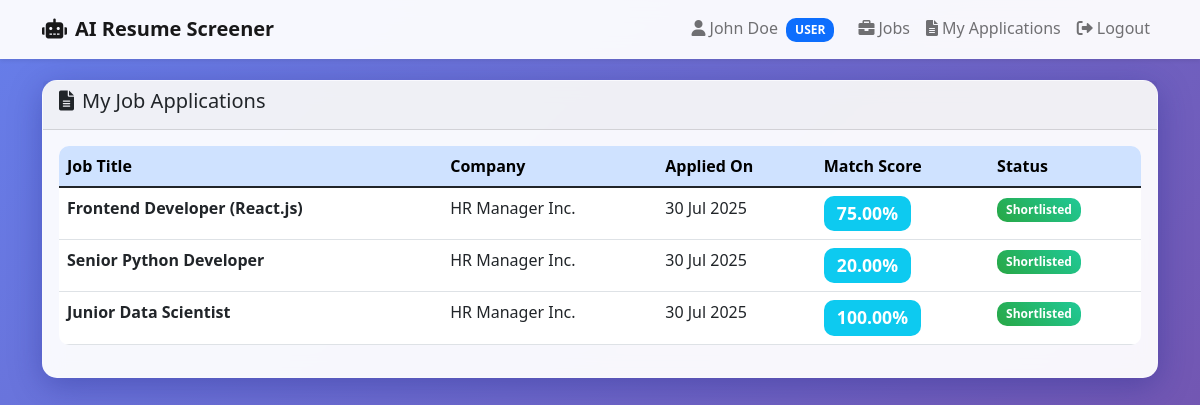
Page /my_applications (signed in) on the committed database.
### app.py (models this page shows, shortened)
class Job(db.Model):
    id = db.Column(db.Integer, primary_key=True)
    title = db.Column(db.String(120), nullable=False)
    description = db.Column(db.Text, nullable=False)
    skills_required = db.Column(db.Text, nullable=False)
    experience_required = db.Column(db.String(50), nullable=False)
    openings = db.Column(db.Integer, nullable=False)
    location = db.Column(db.String(100), nullable=False)
    created_at = db.Column(db.DateTime, default=datetime.utcnow)
    jd_path = db.Column(db.String(255), nullable=True)
    hr_id = db.Column(db.Integer, db.ForeignKey('user.id'), nullable=False)
    applications = db.relationship('Application', backref='job', lazy=True, cascade="all, delete-orphan")

class Application(db.Model):
    id = db.Column(db.Integer, primary_key=True)
    resume_path = db.Column(db.String(255), nullable=False)
    match_score = db.Column(db.Float, nullable=True)
    status = db.Column(db.String(20), default='applied') # 'applied', 'shortlisted', 'rejected'
    applied_at = db.Column(db.DateTime, default=datetime.utcnow)
    user_id = db.Column(db.Integer, db.ForeignKey('user.id'), nullable=False)
    job_id = db.Column(db.Integer, db.ForeignKey('job.id'), nullable=False)

### app.py (the view)
@app.route('/my_applications')
def my_applications():
    if 'user_id' not in session or session['role'] != 'user':
        flash('Unauthorized access.', 'danger')
        return redirect(url_for('login'))
    user_applications = Application.query.filter_by(user_id=session['user_id']).join(Job).join(User).order_by(Application.applied_at.desc()).all()
    display_applications = []
    for app_obj in user_applications:
        app_data = {
            'id': app_obj.id,
            'job_title': app_obj.job.title,
            'company_name': app_obj.job.hr.username + ' Inc.',
            'applied_at': app_obj.applied_at,
            'match_score': app_obj.match_score,
            'status': app_obj.status
        }
        display_applications.append(app_data)
    return render_template('my_applications.html', applications=display_applications)

### templates/my_applications.html (shortened to what this page needs)
{% extends "base.html" %}
{% block content %}
<div class="row">
    <div class="col-md-12">
        <div class="card">
            <div class="card-header">
                <h5><i class="fas fa-file-alt me-2"></i>My Job Applications</h5>
            </div>
            <div class="card-body">
                {% if applications %}
                    <div class="table-responsive">
                        <table class="table table-hover">
                            <thead class="table-primary">
                                <tr>
                                    <th>Job Title</th>
                                    <th>Company</th>
                                    <th>Applied On</th>
                                    <th>Match Score</th>
                                    <th>Status</th>
                                </tr>
                            </thead>
                            <tbody>
                                {% for app in applications %}
                                <tr>
                                    <td><strong>{{ app.job_title }}</strong></td>
                                    <td>{{ app.company_name or 'N/A' }}</td>
                                    <td>{{ app.applied_at.strftime('%d %b %Y') }}</td>
                                    <td>
                                        {% if app.match_score is not none %}
                                            <span class="badge bg-info score-badge">{{ "%.2f"|format(app.match_score) }}%</span>
                                        {% else %}
                                            <span class="badge bg-secondary score-badge">N/A</span>
                                        {% endif %}
                                    </td>
                                    <td>
                                        {% if app.status == 'shortlisted' %}
                                            <span class="badge status-shortlisted">Shortlisted</span>
                                        {% elif app.status == 'rejected' %}
                                            <span class="badge status-rejected">Rejected</span>
                                        {% else %}
                                            <span class="badge status-applied">Applied</span>
                                        {% endif %}
                                    </td>
                                </tr>
                                {% endfor %}
                            </tbody>
                        </table>
                    </div>
                {% endif %}
            </div>
        </div>
    </div>
</div>
{% endblock %}

### static/style.css (style rules this page uses)
body { background: linear-gradient(135deg, #667eea 0%, #764ba2 100%); min-height: 100vh; font-family: 'Segoe UI', Tahoma, Geneva, Verdana, sans-serif; }
.card { background: rgba(255, 255, 255, 0.95); backdrop-filter: blur(10px); border: 1px solid rgba(255, 255, 255, 0.2); border-radius: 15px; box-shadow: 0 8px 32px 0 rgba(31, 38, 135, 0.37); }
.score-badge { font-size: 1.1rem; padding: 8px 15px; border-radius: 20px; }
.status-shortlisted { background: linear-gradient(45deg, #28a745, #20c997); color: white; }
.table { background: white; border-radius: 10px; overflow: hidden; }
.badge { padding: 0.5em 0.75em; border-radius: 10px; }

### rows in the picture
Job: job_title "Frontend Developer (React.js)"
Application: applied_at "30 Jul 2025", match_score "75.00"
Job: job_title "Senior Python Developer"
Application: applied_at "30 Jul 2025", match_score "20.00"
Job: job_title "Junior Data Scientist"
Application: applied_at "30 Jul 2025", match_score "100.00"

### other values in the picture
{{ session.username }} "John Doe"
{{ session.role.upper() }} "USER"
{{ app.company_name or 'N/A' }} "HR Manager Inc." "HR Manager Inc." "HR Manager Inc."
